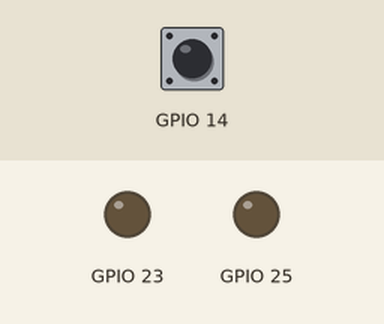
This program was run on a simulated Raspberry Pi (BCM pin numbers). On the bench: output pins drawn as LEDs (lit = HIGH). The test bench sets the inputs (shaded band); at power-on: GPIO 14 HIGH. What the program prints to the terminal is not drawn.

Above: at 1.2 s.
1.3 s: GPIO 14 pulled LOW for 0.6 s
At 1.9 s:
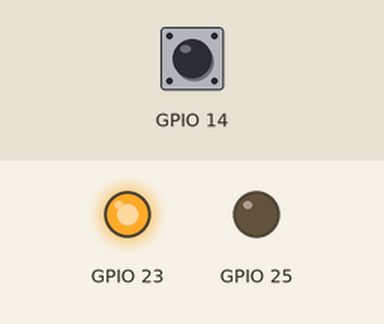
3.5 s: GPIO 14 pulled LOW for 3.2 s
At 8.3 s:
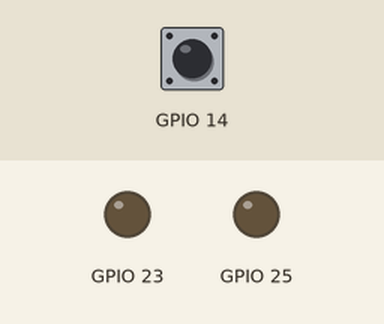
Timing chart, 0 to 9.8 s (numbered marks = the images above; inputs shaded):
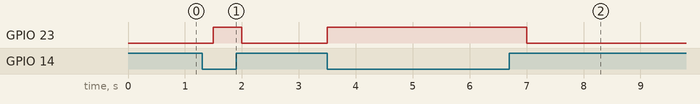

Measured:
- after the input at 1.3 s, GPIO 23: LOW → HIGH after 0.20 s, → LOW 0.50 s later
- after the input at 3.5 s, GPIO 23: LOW → HIGH at once, → LOW 3.5 s later

The program:

garage-monitor.py
```python
#!/usr/bin/python3
# Script to detect if garage door is open by IR sensors.  If the door is open,
# then it triggers a relay for an external notification system like Zooz
# universal relay for garage doors.

import RPi.GPIO as GPIO
import time
import signal
import sys

################################################################################
# Variables
################################################################################

# Frequency in Hz for how often garage door state should be checked.
automation_frequency=2

#
# pins by function
#
# Flow:
#     S1_ir -> R1_z -> G1 (garage door 1)
#     S2_ir -> R2_z -> G2 (garage door 2)
#
# reading garage door status from IR sensors
# pins: 14 (door 1 active), 18 (door 2 active), -1 (door disabled/skipped)
s1_garage_ir = 14
s2_garage_ir = -1
#s2_garage_ir = 18
# for notifying the zwave universal relay
r1_z_relay = 23
r2_z_relay = 25

################################################################################
# Functions
################################################################################

def signal_handler(sig, frame):
    """
    Handles graceful shutdown of GPIO when the daemon is stopped.
    """
    GPIO.cleanup()
    print('Cleanly shut down GPIO.')
    sys.exit(0)


def set_input_pins(pins):
    """
    IR sensors require pull-up resistors which are built-in for the Raspberry
    Pi Zero 2W.
    """
    for pin in pins:
        if pin < 0:
            continue
        GPIO.setup(channel=pin, direction=GPIO.IN, pull_up_down=GPIO.PUD_UP)

def set_output_pins(pins):
    """
    Prepare pins for 3.3v output for triggering 12v relays.
    """
    for pin in pins:
        GPIO.setup(channel=pin, direction=GPIO.OUT, initial=GPIO.LOW)

def initialize():
    """
    Prepares GPIO for work and graceful shutdown of GPIO program termination.
    """
    # BCM mode pins 0-8 are pull-up and the rest are pull down.
    GPIO.setmode(GPIO.BCM)
    signal.signal(signal.SIGHUP, signal_handler)
    signal.signal(signal.SIGINT, signal_handler)
    signal.signal(signal.SIGTERM, signal_handler)

def activate(pin):
    """
    Sends high output (3.3v) to GPIO pin.
    """
    GPIO.output(pin, True)

def deactivate(pin):
    """
    Sends low output (~0v) to GPIO pin.
    """
    GPIO.output(pin, False)

def is_beam_broken_for(ir_sensor_pin):
    """
    Assumes a digital break-beam IR sensor is plugged into the pin.  If the pin
    reads high, then the IR beam is intact.  If the pin reads low, then the IR
    beam is broken.

    Garage door open == broken beam and garage door closed == intact beam.

    Function returns True if beam is broken i.e. garage door open.
    """
    return GPIO.input(ir_sensor_pin) == GPIO.LOW

################################################################################
# Main execution
################################################################################
initialize()
set_input_pins([s1_garage_ir, s2_garage_ir])
set_output_pins([r1_z_relay, r2_z_relay])
pin_pairs = [(s1_garage_ir, r1_z_relay), (s2_garage_ir, r2_z_relay)]
print('Monitoring GPIO pins.')
while True:
    for (ir_sensor, relay) in pin_pairs:
        if ir_sensor < 0:
            continue
        if is_beam_broken_for(ir_sensor):
            activate(relay)
        else:
            deactivate(relay)
    time.sleep(1/automation_frequency)
```
